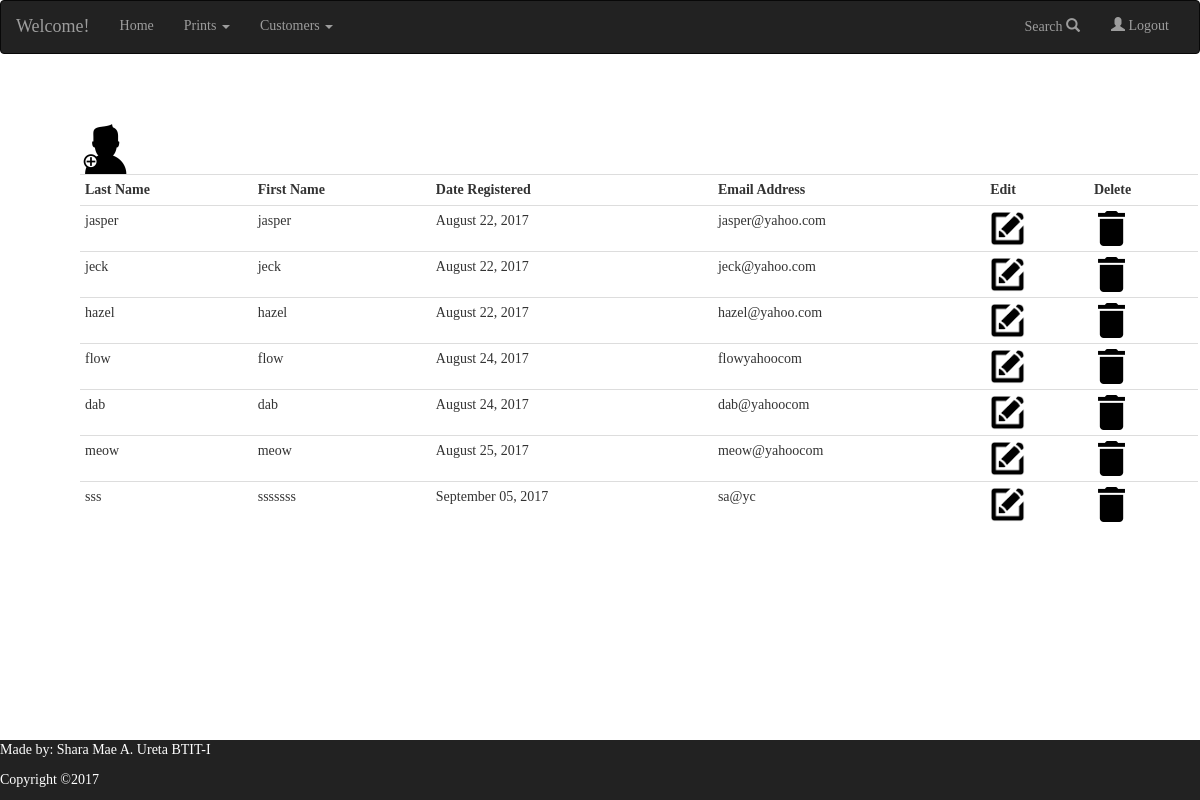
The app's page /view_users.php (signed in) with its own data.
### tables this page shows
CREATE TABLE `customers` (
  `user_id` int(11) NOT NULL,
  `user_name` varchar(255) NOT NULL,
  `pass` varchar(50) NOT NULL,
  `first_name` varchar(50) NOT NULL,
  `last_name` varchar(50) NOT NULL,
  `email` varchar(50) NOT NULL,
  `registration_date` datetime NOT NULL DEFAULT CURRENT_TIMESTAMP
);

### view_users.php (the view, shortened to what this page needs)
<?php
require ('config.php');
$q = "SELECT last_name,  first_name , email, user_id, DATE_FORMAT (registration_date, '%M %d, %Y') as dr FROM customers ORDER BY registration_date ASC";
$r = @mysqli_query ($conn, $q);
if ($r)
	{ echo '<div class = "container" style = "padding-left:80px;">
<div class = "row">
	<table class ="table table-condensed table-hover" align="center" width="75%">
	<a href ="register.php"><img src="img/add.png" width="50" height="50" alt="Add new customer" border ="10" data-toggle="tooltip" title="Add"></a>
</div>
<tr>
<td align="left"><b>Last Name </b></td>
<td align="left"><b>First Name </b></td>
<td align="left"><b>Date Registered</b></td>
<td align="left"><b>Email Address</b></td>
<td align="left"><b>Edit</b></td>
<td align="left"><b>Delete</b></td>
</tr>
';
while ($row = mysqli_fetch_object($r)) {
echo '<tr>
<td align="left">'  .$row->last_name . '</td>
<td align="left">' . $row->first_name . '</td>
<td align="left">' . $row->dr .'</td>
<td align="left">' . $row->email .'</td>
<td align="left"><a href= "edit_user.php?id=' . $row->user_id . '"><img src="img/edit.png" width="35" height="35" alt="Edit" data-toggle="tooltip" title="Edit"></a></td>
<td align="left"><a href="delete_user.php?id=' . $row->user_id . '"><img src="img/delete.png" width="35" height="35" alt="Delete" data-toggle="tooltip" title="Delete"></a></td>
</tr>';
}
echo '</table></div></div></div>';
}
?>

### assets/css/custom.css (style rules this page uses)
.footer-distributed { position:fixed; left:0px; bottom:0px; width:100%; color:#FFFFFF; background-color:#222; }
.container { padding-top: 50px; padding-left: 2px; padding-right: 2px; margin-top: 10px; }
.btn { border-radius: 10px; }
body { font-family: cursive; }

### records on screen
customers: last_name "jasper", first_name "jasper", dr "August 22, 2017", email "jasper@yahoo.com"
customers: last_name "jeck", first_name "jeck", dr "August 22, 2017", email "jeck@yahoo.com"
customers: last_name "hazel", first_name "hazel", dr "August 22, 2017", email "hazel@yahoo.com"
customers: last_name "flow", first_name "flow", dr "August 24, 2017", email "flowyahoocom"
customers: last_name "dab", first_name "dab", dr "August 24, 2017", email "dab@yahoocom"
customers: last_name "meow", first_name "meow", dr "August 25, 2017", email "meow@yahoocom"
customers: last_name "sss", first_name "sssssss", dr "September 05, 2017", email "sa@yc"
